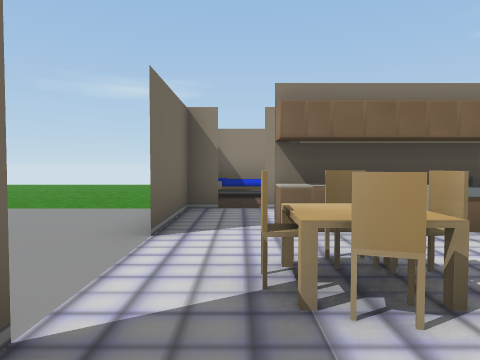
View 1 (above)

14 first-person views from a walk through a Unity game level. The camera is 1.3 m above the floor, tilts 2° down and sees 70° across. Doors are open. The floor is counted in squares, 2 m on a side. Each view is taken from the middle of a square. On the plan, view 1 faces up. The plan holds only what a view shows up to about 10 squares ahead; the rest is blank. The place goes on beyond the plan. Some animated figures are left out.

View 2
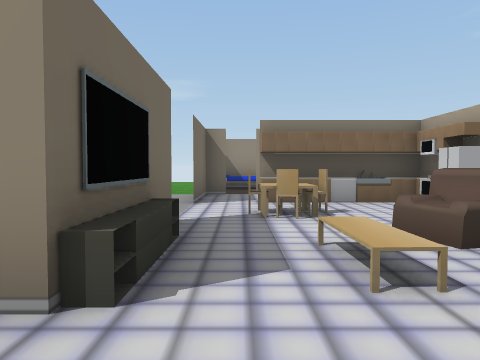

View 3
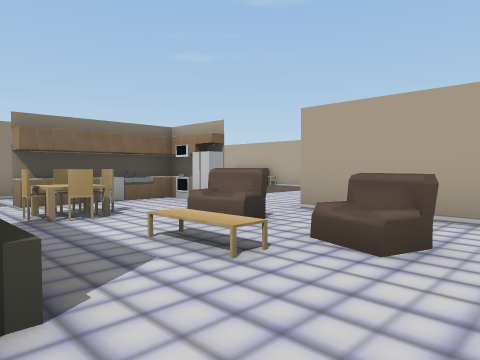

View 4
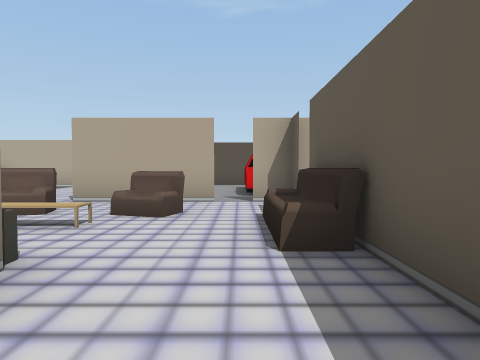

View 5
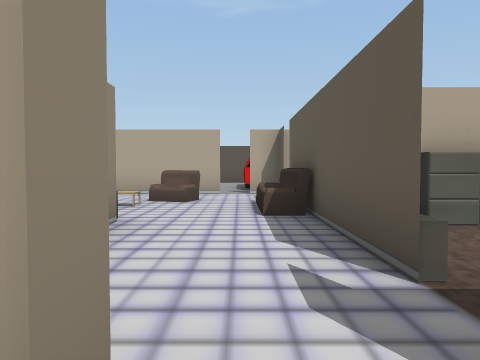

View 6
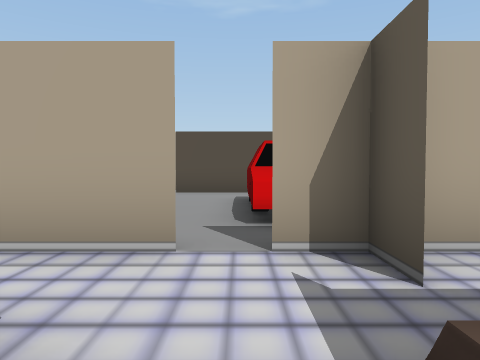

View 7
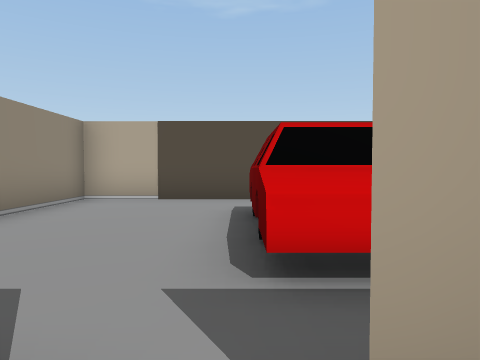

View 8
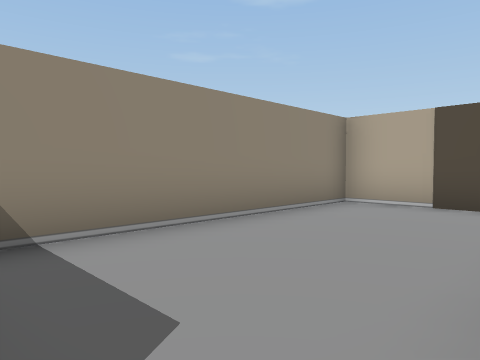

View 9
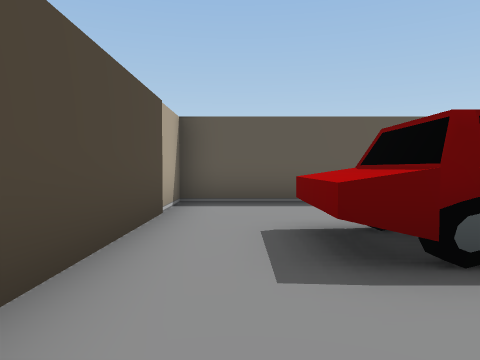

View 10
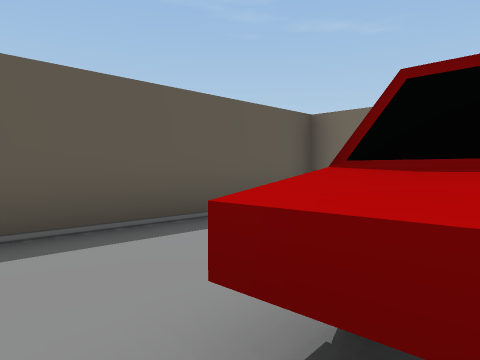

View 11
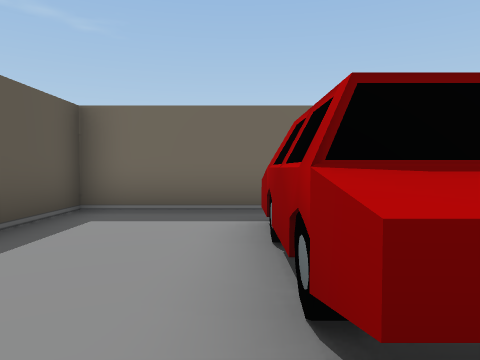

View 12
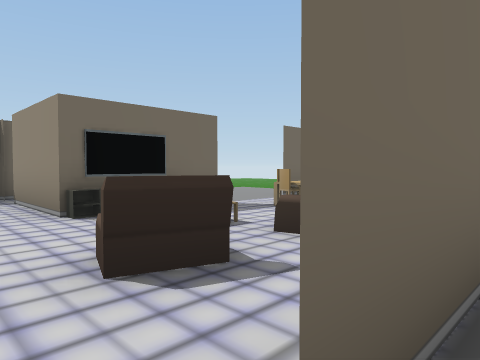

View 13
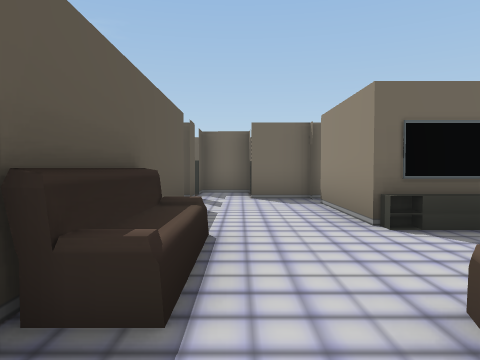

View 14
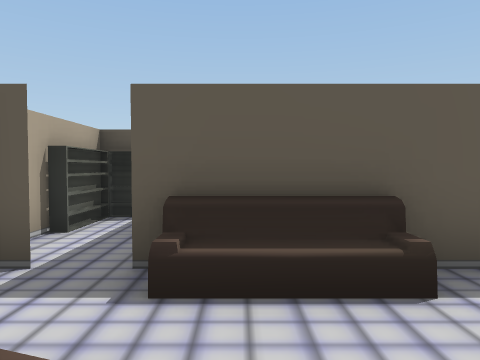

### Floor plan
Key: @ floor where view 1 was taken; # wall or solid block; . main floor; - floor 0.25 m lower than the main floor; / step, stairs or slope; D open door; ^ raised ledge; B bed; C chair; F fridge; T TV; S sofa; R dresser; K bookshelf; O other object.
Columns run from 6 left of view 1 to 10 right of it. Each row starts with its distance up from view 1.
 10 ----
  9 -----
  8  ----#BB
  7  ----#.
  6      #.
  5    ..#.#
  4    ..#.####
  3     .D....# ..
  2     .DCC.FF...
  1      #.C....
  0       @/^.#######
 -1   ## T./..#.....#
 -2   #  ...#.#.....#
 -3 O...........OO..#
 -4 O.## ##SS##^##^.#
 -5      R    #.OO..#
 -6      R   KK.....#
 -7          K#.....#
 -8           #######

Positions as (right, up) in squares from view 1, and headings:
1: (0, 0), facing up
2: (0, -3), facing up
3: (-1, -3), facing up-right
4: (-3, -3), facing right
5: (-5, -3), facing right
6: (1, -3), facing right
7: (3, -3), facing right
8: (4, -3), facing up-right
9: (9, -1), facing down
10: (9, -4), facing down-left
11: (9, -5), facing left
12: (4, -3), facing up-left
13: (3, -3), facing left
14: (1, -1), facing down
